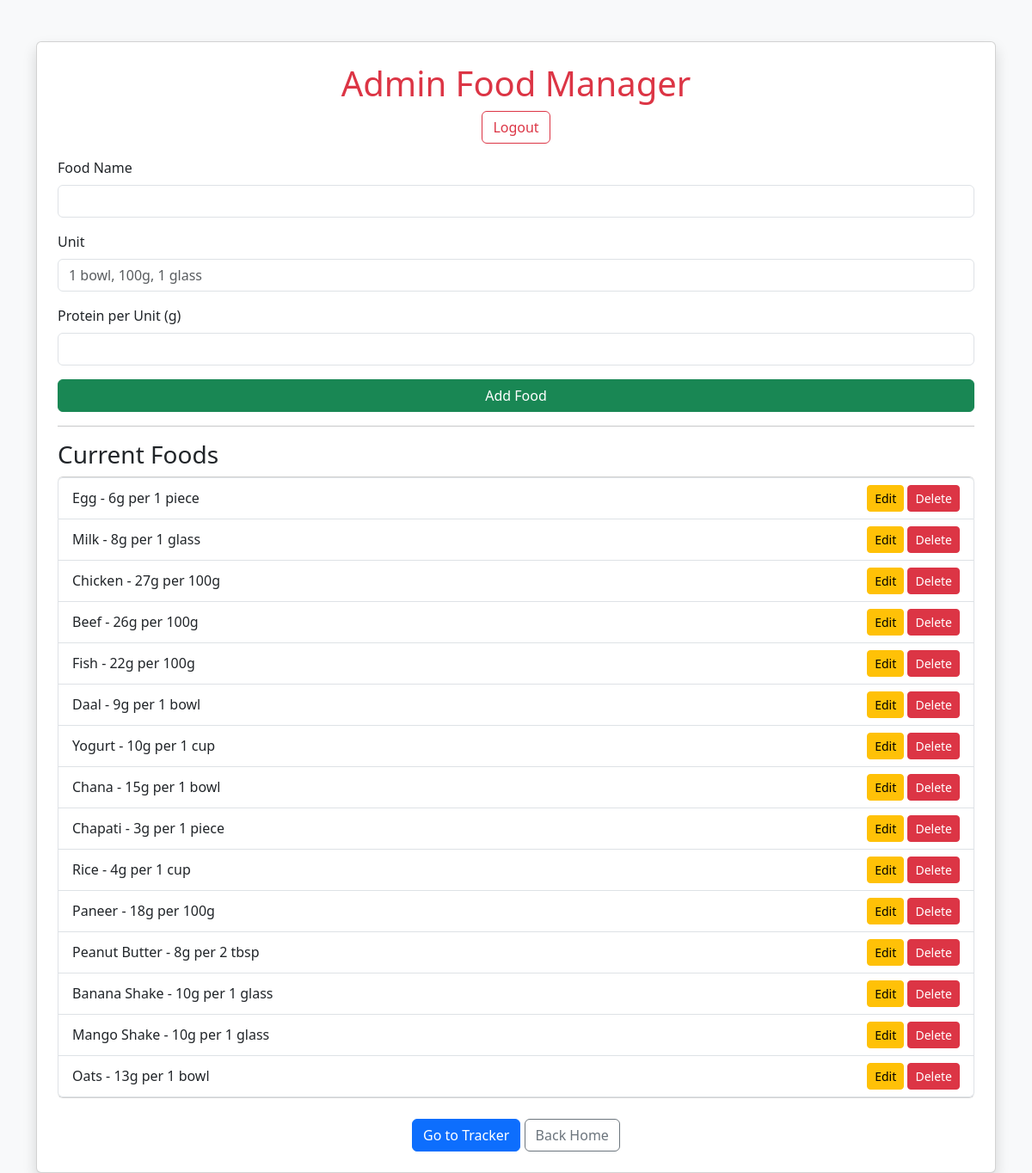
/admin (signed in), run on the app's committed database.
### models/food.py (models this page shows)
class Base(DeclarativeBase):
    pass

class Food(Base):
    __tablename__ = "foods"
    id = Column(Integer, primary_key=True, index=True)
    name = Column(String)
    unit = Column(String)
    protein = Column(Integer)

### routes/admin.py (the view)
@router.get("/admin")
def admin_page(request: Request):
    if not request.session.get("admin_logged_in"):
        return RedirectResponse(url="/login", status_code=303)
    db = SessionLocal()
    foods = db.query(Food).all()
    db.close()
    return templates.TemplateResponse(
        request=request,
        name="admin.html",
        context={"foods": foods}
    )

### templates/admin.html (shortened to what this page needs)
<!DOCTYPE html>
<html>
<head>
    <link href="https://cdn.jsdelivr.net/npm/bootstrap@5.3.3/dist/css/bootstrap.min.css" rel="stylesheet">
</head>
<body class="bg-light">
<div class="container mt-5">
    <div class="card shadow p-4">
        <h1 class="text-center text-danger">Admin Food Manager</h1>
        <div class="text-center mb-3">
            <a href="/logout" class="btn btn-outline-danger">Logout</a>
        </div>
        <form action="/admin/add-food" method="post">
            <div class="mb-3">
                <label class="form-label">Food Name</label>
                <input type="text" name="name" class="form-control" required>
            </div>
            <div class="mb-3">
                <label class="form-label">Unit</label>
                <input type="text" name="unit" class="form-control" placeholder="1 bowl, 100g, 1 glass" required>
            </div>
            <div class="mb-3">
                <label class="form-label">Protein per Unit (g)</label>
                <input type="number" name="protein" class="form-control" required>
            </div>
            <button type="submit" class="btn btn-success w-100">Add Food</button>
        </form>
        <hr>
        <h3>Current Foods</h3>
        <ul class="list-group">
            {% for food in foods %}
                <li class="list-group-item d-flex justify-content-between align-items-center">
                    <span>{{ food.name }} - {{ food.protein }}g per {{ food.unit }}</span>
                    <div>
                        <a href="/admin/edit-food/{{ food.id }}" class="btn btn-warning btn-sm">Edit</a>
                        <form action="/admin/delete-food/{{ food.id }}" method="post" style="display:inline;">
                            <button type="submit" class="btn btn-danger btn-sm">Delete</button>
                        </form>
                    </div>
                </li>
            {% endfor %}
        </ul>
        <div class="text-center mt-4">
            <a href="/tracker" class="btn btn-primary">Go to Tracker</a>
            <a href="/" class="btn btn-outline-secondary">Back Home</a>
        </div>
    </div>
</div>
</body>
</html>

### data on the page
Food: name "Egg", protein "6", unit "1 piece"
Food: name "Milk", protein "8", unit "1 glass"
Food: name "Chicken", protein "27", unit "100g"
Food: name "Beef", protein "26", unit "100g"
Food: name "Fish", protein "22", unit "100g"
Food: name "Daal", protein "9", unit "1 bowl"
Food: name "Yogurt", protein "10", unit "1 cup"
Food: name "Chana", protein "15", unit "1 bowl"
Food: name "Chapati", protein "3", unit "1 piece"
Food: name "Rice", protein "4", unit "1 cup"
Food: name "Paneer", protein "18", unit "100g"
Food: name "Peanut Butter", protein "8", unit "2 tbsp"
Food: name "Banana Shake", protein "10", unit "1 glass"
Food: name "Mango Shake", protein "10", unit "1 glass"
Food: name "Oats", protein "13", unit "1 bowl"
